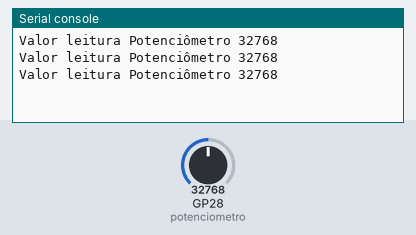
Recording of a program running on a simulated Raspberry Pi Pico running MicroPython. On the bench: the last lines printed to the serial console. The test bench sets the inputs (shaded band); at power-on: GP28 (potenciometro) = 32768 (analog values on the 0–65535 scale).

Above: at 1.2 s.
1.3 s: GP28 (potenciometro) set to 45874
At 1.9 s:
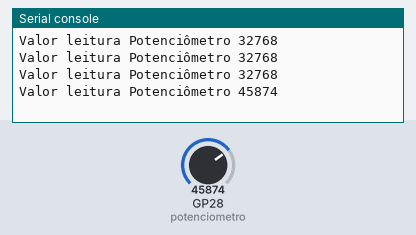
2.8 s: GP28 (potenciometro) set to 57670
At 3.4 s:
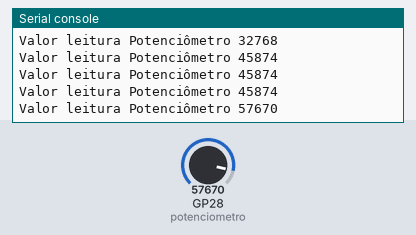
Timing chart, 0 to 5.8 s (numbered marks = the images above; inputs shaded):
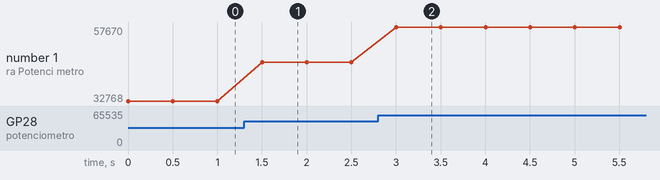

Measured:
- after the input at 1.3 s, the serial console: prints a new line after 0.20 s (image 1)
- after the input at 2.8 s, the serial console: prints a new line after 0.20 s (image 2)
- plotted number 1: 32768 → 45874 after the input at 1.3 s, 45874 → 57670 after the input at 2.8 s

The program:

potenciometro.py
```python
from machine import Pin, ADC
from utime import sleep

potenciometro = ADC(28)

while True:

    leitura_pot = potenciometro.read_u16()

    print("Valor leitura Potenciômetro", leitura_pot)
    sleep(0.5)
```
